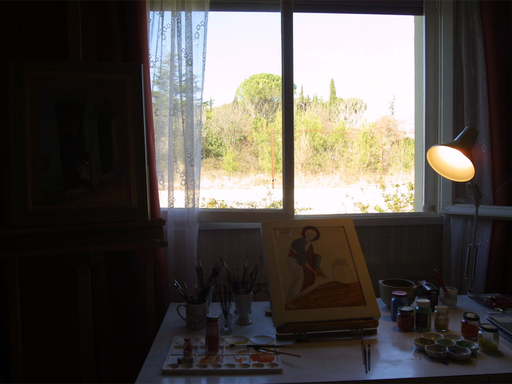
%> input picture hdr/3.jpg (cropped and resized to the size of MATLAB's example picture), 512 x 384 px, given in place of peppers.png, which was not available
$ octave samples.m   (GNU Octave 9; MATLAB toolbox functions it lacks are replaced by stand-ins)
%> lines starting %> are read from the running program, lines starting %| are printed output that depends on the picture; pictures that were not available may be replaced by others from this repository, and a replacement may not be noted
### imageReflection/imreflect.m
function reflectedIm = imreflect(im, topborder, bottomborder, leftborder, rightborder)
% [38 lines of commented-out code are left out]


    [h, w, c] = size(im); % height width channel

    newH = topborder+h+bottomborder; % new height of the reflected Image with the borders
    newW = leftborder+w+rightborder; % new width of the reflected Image with the borders

    reflectedIm = zeros([newH newW c], class(im));

    i = 1:newH;
    j = 1:newW;

    reflected_i = reflection(1:newH, topborder+1, topborder+h); %
    reflected_j = reflection(1:newW, leftborder+1, leftborder+w);

    image_i = reflected_i-topborder;
    image_j = reflected_j-leftborder;
    reflectedIm(i, j, :) = im(image_i, image_j, :);
end

### imageReflection/reflection.m
function  output = reflection(input, minlimit, maxlimit)
%% REFLECTION
% reflects the values between min and max limits.
% sample
% %% reflection of an array
% arr_in = 1:100;
% min_limit = 50;
% max_limit = 60;
% arr_reflect = reflection(arr_in, min_limit, max_limit);
% figure; plot(arr_in,':'); hold on; plot(arr_reflect, '-'); hold off;
%
% %% reflection of an wave
% arr_in = sin(0:0.01:(5*pi)); % results between -1..1
% min_limit = -0.8; % reflect from -0.8
% max_limit = +0.8; % reflect from  0.8
% arr_reflect = reflection(arr_in, min_limit, max_limit);
% figure; plot(arr_in,':'); hold on; plot(arr_reflect, '-'); hold off;

    output = minlimit + abs(input - minlimit);
    output = maxlimit - abs(maxlimit - output);

    rereflectCondition = or(output < minlimit,  output > maxlimit);
    rereflect = output(rereflectCondition);

    if ~isempty(rereflect)
        output(rereflectCondition) = reflection(rereflect, minlimit, maxlimit);
    end
end

### imageReflection/samples.m
%% REFLECTION
% reflects the values between min and max limits.
% sample
%% reflection of an array
arr_in = 1:100;
min_limit = 50;
max_limit = 60;
arr_reflect = reflection(arr_in, min_limit, max_limit);
figure; plot(arr_in,':'); hold on; plot(arr_reflect, '-'); hold off;
%> after `plot(arr_reflect, '-')`:
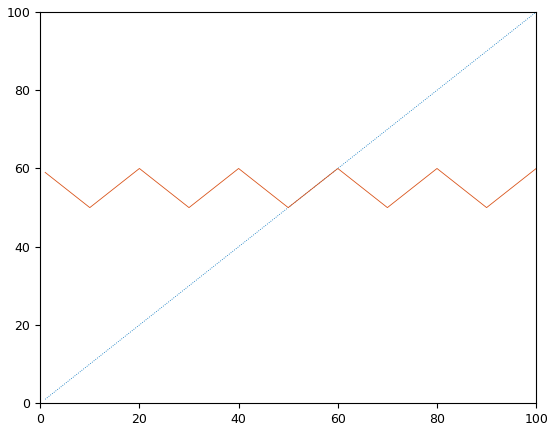
%> figure redrawn from the program's plot data; curve peaks at x = 100, y = 100; curve peaks at x = 20, y = 60

%% reflection of an wave
arr_in = sin(0:0.01:(5*pi)); % results between -1..1
min_limit = -0.8; % reflect from -0.8
max_limit = +0.8; % reflect from  0.8
arr_reflect = reflection(arr_in, min_limit, max_limit);
figure; plot(arr_in,':'); hold on; plot(arr_reflect, '-'); hold off;
%> after `plot(arr_reflect, '-')`:
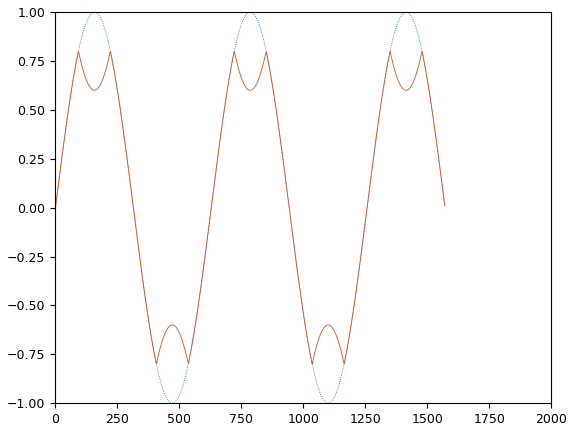
%> figure redrawn from the program's plot data; curve peaks at x = 158, y = 1; curve peaks at x = 722, y = 0.8


%% IMREFLECT
%   Reflects image on borders. If borders are given negative, it crops
%   the image as specifed.
% samples :
%% read image and info
      I = imread('peppers.png');
%> I is the input picture: size 384x512x3 uint8; mean R, G, B 82.4, 77.4, 73.1
      [h, w, c] = size(I);
%> h = 384; w = 512; c = 3

%% 1) mirror to right
      topborder = 0;
      bottomborder = 0;
      leftborder = 0;
      rightborder = w;
%> rightborder = 512
      I2 = imreflect(I, topborder, bottomborder, leftborder, rightborder);
%> in imreflect, `reflectedIm(i, j, :) = im(image_i, image_j, :);`:
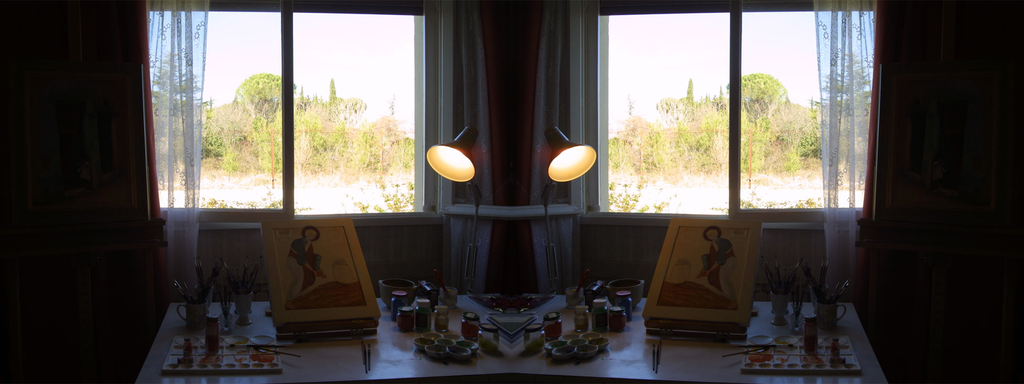
%> reflectedIm: size 384x1024x3 uint8; mean R, G, B 82.3, 77.4, 73.1
      figure('Name', 'Input Image'); imshow(I);
      figure('Name', 'Image is mirrored to right'); imshow(I2);

%% 2) reflect 2 times to right. Width of the result will be 3 times the width of the input.
      rightborder = 2*w;
%> rightborder = 1024
      I2 = imreflect(I, topborder, bottomborder, leftborder, rightborder);
%> call 2 of imreflect, with topborder = 0, bottomborder = 0, leftborder = 0, rightborder = 1024
%> in imreflect (call 2), `reflectedIm(i, j, :) = im(image_i, image_j, :);`:
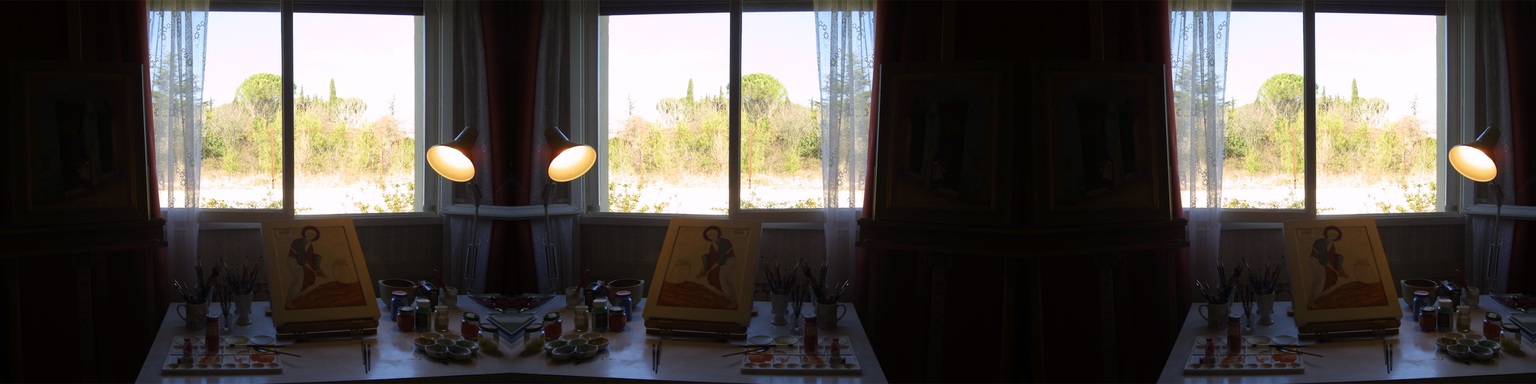
%> reflectedIm: size 384x1536x3 uint8; mean R, G, B 82.4, 77.4, 73.1
      figure('Name', 'Image is mirrored to right 2 times'); imshow(I2);

%% 3) crop image.
      topborder = -20;
      bottomborder = -40;
      leftborder = -60;
      rightborder = -100;
      I2 = imreflect(I, topborder, bottomborder, leftborder, rightborder);
%> call 3 of imreflect, with topborder = -20, bottomborder = -40, leftborder = -60, rightborder = -100
%> in imreflect (call 3), `reflectedIm(i, j, :) = im(image_i, image_j, :);`:
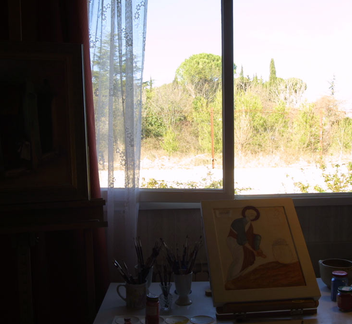
%> reflectedIm: size 324x352x3 uint8; mean R, G, B 112, 105.6, 97.5
      figure('Name', 'Croped Image'); imshow(I2);

%% 4) reflect croped image
      topborder = -topborder; % +20
      bottomborder = -bottomborder; % +40
      leftborder = -leftborder; % +60
      rightborder = -rightborder; % +100
      I3 = imreflect(I2, topborder, bottomborder, leftborder, rightborder);
%> call 4 of imreflect, with topborder = 20, bottomborder = 40, leftborder = 60, rightborder = 100
%> in imreflect (call 4), `reflectedIm(i, j, :) = im(image_i, image_j, :);`:
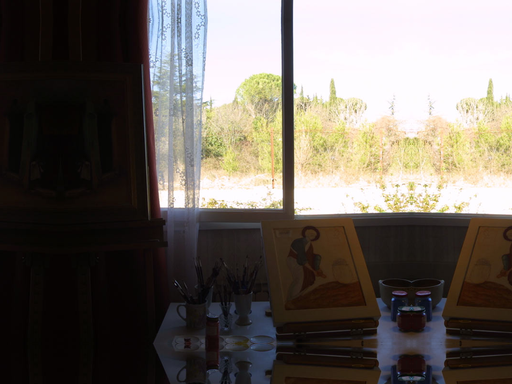
%> reflectedIm: size 384x512x3 uint8; mean R, G, B 105.2, 98.7, 91.9
      figure('Name', 'Croped image is reflected to previous size.'); imshow(I3);
